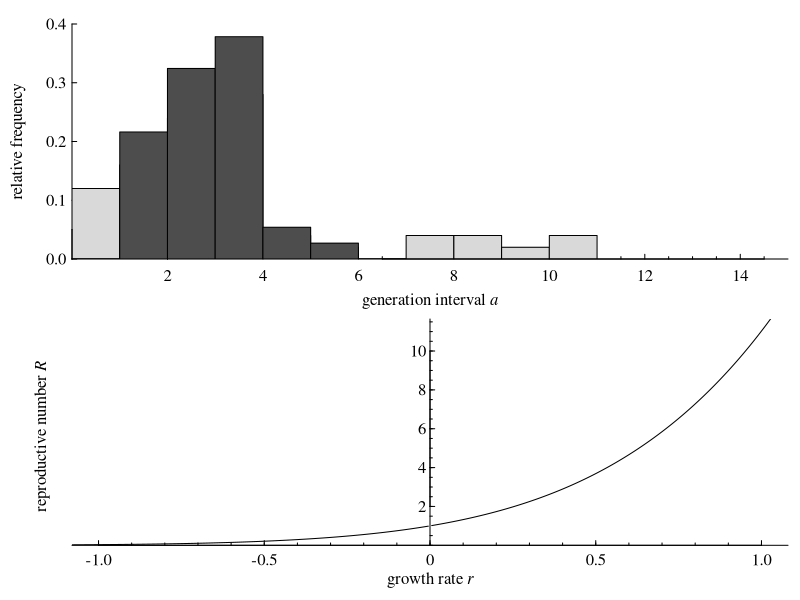

This figure's R source:
## ---- chunk 1
# Empirical distribution
EmpiricalR <- function(tau, r, breaks){
    h <- hist(tau, breaks = breaks, plot = FALSE)
    a <- h$breaks
    y <- h$counts/sum(h$counts)
    return(r/(sum(y * -diff(exp(-a * r))/diff(a))))
}

EmpiricalCurve <- function(rr, tau, breaks){
    sapply(rr, function(x){EmpiricalR(tau, x, breaks)})
}

fluGen <- data.frame(gen = c(1:11),
                     freq = c(6, 8, 12, 14, 2, 1, 0, 2, 2, 1, 2))

fluGen.freq <- as.vector(rep(fluGen$gen, fluGen$freq))
h1 <- hist(fluGen.freq, breaks = c(0:11), plot = FALSE)

fluGen.freq2 <- fluGen.freq[fluGen.freq < 7 & fluGen.freq > 1]
h2 <- hist(fluGen.freq2, breaks = c(0:7), plot = FALSE)

par(mfrow = c(2,1),
    oma = c(0, 0, 0.5, 0),
    mar = c(2.2, 3.5, 0.6, 0.5) + 0.1)

plot(h1, freq = FALSE, col = "gray85", ylim = c(0, 0.4), xlim = c(0,15),
     yaxp = c(0.05, 0.4, 7), xaxp = c(2, 16, 7), xaxs = "i", yaxs = "i", tck = 0.02,
     xlab = NA,
     ylab = "relative frequency",
     main = NA,
     family = "serif",
     las = 1,
     mgp = c(2.3,0.3,0))
axis(1, at = c(6.5, 11.5, 12.5, 13, 13.5, 14.5), labels = NA, tck = 0.01)
axis(1, at = c(0, 2), labels = NA, tck = 0)
axis(2, at = c(0, 0.05), labels = NA, tck = 0)
mtext(text = expression(generation~interval~italic(a)), side = 1, line = 1.7,
      family = "serif")
plot(h2, freq = FALSE, col = "gray30", add = TRUE)

n <- length(fluGen.freq2)
(m <- sum(fluGen.freq2 - 0.5)/n)
# I think wallinga and lipsitch are using variance instead of sd??
(var <- sum((fluGen.freq2 - 0.5 - m)^2)/n)

r <- seq(-1.1, 1.1, by = 0.005)

plot(r, EmpiricalCurve(r, fluGen.freq2, breaks = c(0:7)), type = "l",
     lwd = 1,
     xlim = c(-1, 1), ylim = c(0, 11.2), axes = FALSE,
     xlab = expression(growth~rate~italic(r)),
     ylab = expression(reproductive~number~italic(R)),
     family = "serif",
     mgp = c(0.9, 0, 0))
yaxis <- seq(0, 12, 0.5)
yaxis <- yaxis[yaxis != 1]
axis(2, at = yaxis, labels = FALSE, pos = 0, tck = 0.01)
axis(2, at = c(2, 4, 6, 8, 10), pos = 0, tck = 0.02, las = 1,
     mgp = c(0, 0.2, 0), family = "serif")
axis(1, at = seq(-1.1, 1.1, by = 0.1), labels = FALSE, pos = 0, tck = 0.01)
axis(1, at = c(-1.0, -0.5, 0, 0.5, 1.0), labels = c("-1.0", "-0.5", "0", "0.5", "1.0"), pos = 0, tck = 0.02,
     mgp = c(0, 0.2, 0), family = "serif")
